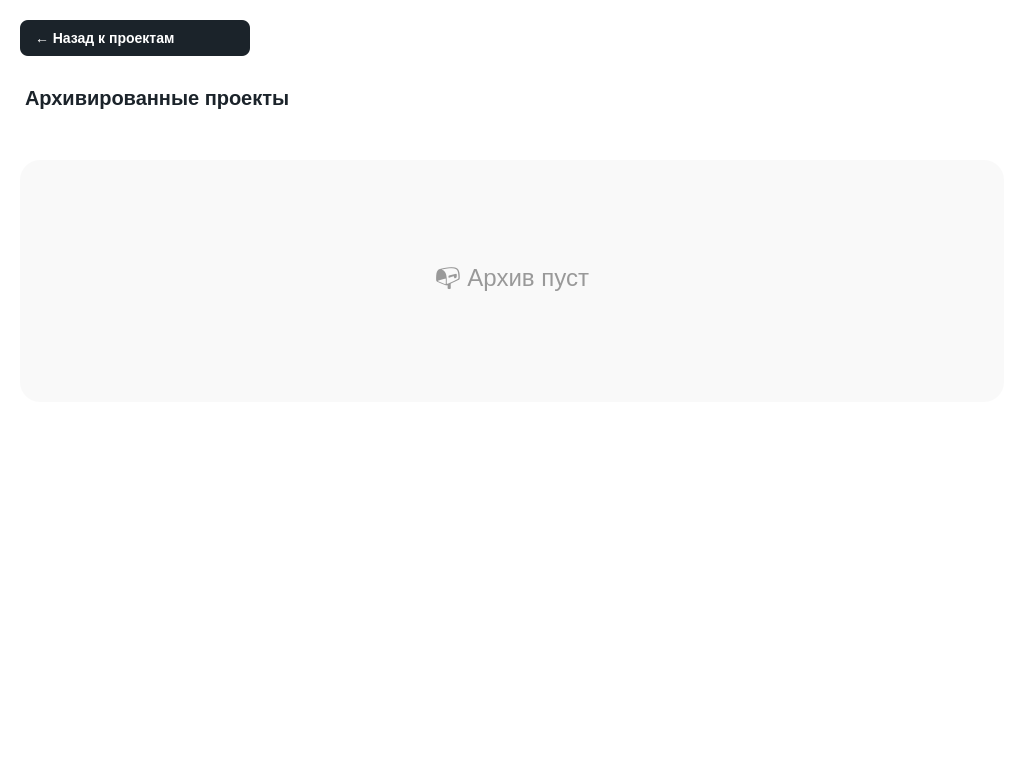
<?xml version="1.0" encoding="UTF-8"?>
<ui version="4.0">
 <class>archivePage</class>
 <widget class="QWidget" name="archivePage">
  <property name="geometry">
   <rect>
    <x>0</x>
    <y>0</y>
    <width>1024</width>
    <height>768</height>
   </rect>
  </property>
  <property name="windowTitle">
   <string>Archive Page</string>
  </property>
  <property name="styleSheet">
   <string notr="true">background-color: white;</string>
  </property>
  <layout class="QVBoxLayout" name="main_layout">
   <property name="leftMargin">
    <number>20</number>
   </property>
   <property name="topMargin">
    <number>20</number>
   </property>
   <property name="rightMargin">
    <number>20</number>
   </property>
   <property name="bottomMargin">
    <number>20</number>
   </property>
   <property name="spacing">
    <number>15</number>
   </property>
   <item>
    <widget class="QPushButton" name="back_button">
     <property name="text">
      <string>← Назад к проектам</string>
     </property>
     <property name="styleSheet">
      <string notr="true">QPushButton {
    background-color: #1B232A;
    color: white;
    border: none;
    border-radius: 8px;
    padding: 10px 15px;
    font-size: 14px;
    font-weight: bold;
    text-align: left;
    max-width: 200px;
}
QPushButton:hover {
    background-color: #D9D9D6;
    color: black;
}</string>
     </property>
    </widget>
   </item>
   <item>
    <widget class="QScrollArea" name="scroll_area">
     <property name="frameShape">
      <enum>QFrame::NoFrame</enum>
     </property>
     <property name="widgetResizable">
      <bool>true</bool>
     </property>
     <property name="styleSheet">
      <string notr="true">QScrollArea {
    background-color: transparent;
    border: none;
}
QScrollBar:vertical {
    border: none;
    background: #f0f0f0;
    width: 10px;
    border-radius: 5px;
}
QScrollBar::handle:vertical {
    background: #ccab6e;
    border-radius: 5px;
    min-height: 20px;
}
QScrollBar::handle:vertical:hover {
    background: #998664;
}
QScrollBar:horizontal {
    border: none;
    background: #f0f0f0;
    height: 10px;
    border-radius: 5px;
}
QScrollBar::handle:horizontal {
    background: #ccab6e;
    border-radius: 5px;
    min-width: 20px;
}
QScrollBar::handle:horizontal:hover {
    background: #998664;
}</string>
     </property>
     <widget class="QWidget" name="content_container">
      <property name="geometry">
       <rect>
        <x>0</x>
        <y>0</y>
        <width>984</width>
        <height>688</height>
       </rect>
      </property>
      <layout class="QVBoxLayout" name="content_layout">
       <property name="leftMargin">
        <number>0</number>
       </property>
       <property name="topMargin">
        <number>10</number>
       </property>
       <property name="rightMargin">
        <number>0</number>
       </property>
       <property name="bottomMargin">
        <number>10</number>
       </property>
       <property name="spacing">
        <number>15</number>
       </property>
       <item>
        <widget class="QLabel" name="section_title">
         <property name="text">
          <string>Архивированные проекты</string>
         </property>
         <property name="styleSheet">
          <string notr="true">font-size: 20px;
font-weight: bold;
color: #1B232A;
padding: 5px 0;</string>
         </property>
        </widget>
       </item>
       <item>
        <widget class="QWidget" name="projects_widget" native="true">
         <layout class="QGridLayout" name="projects_layout">
          <property name="leftMargin">
           <number>0</number>
          </property>
          <property name="topMargin">
           <number>0</number>
          </property>
          <property name="rightMargin">
           <number>0</number>
          </property>
          <property name="bottomMargin">
           <number>0</number>
          </property>
          <property name="spacing">
           <number>15</number>
          </property>
         </layout>
        </widget>
       </item>
       <item>
        <widget class="QWidget" name="tasks_widget" native="true">
         <property name="visible">
          <bool>false</bool>
         </property>
         <layout class="QGridLayout" name="tasks_layout">
          <property name="leftMargin">
           <number>0</number>
          </property>
          <property name="topMargin">
           <number>0</number>
          </property>
          <property name="rightMargin">
           <number>0</number>
          </property>
          <property name="bottomMargin">
           <number>0</number>
          </property>
          <property name="spacing">
           <number>15</number>
          </property>
         </layout>
        </widget>
       </item>
       <item>
        <widget class="QLabel" name="empty_label">
         <property name="text">
          <string>📭 Архив пуст</string>
         </property>
         <property name="styleSheet">
          <string notr="true">font-size: 24px;
color: #999999;
padding: 100px;
background-color: #f9f9f9;
border-radius: 20px;</string>
         </property>
         <property name="alignment">
          <set>Qt::AlignCenter</set>
         </property>
         <property name="visible">
          <bool>false</bool>
         </property>
        </widget>
       </item>
       <item>
        <spacer name="verticalSpacer">
         <property name="orientation">
          <enum>Qt::Vertical</enum>
         </property>
         <property name="sizeHint" stdset="0">
          <size>
           <width>20</width>
           <height>40</height>
          </size>
         </property>
        </spacer>
       </item>
      </layout>
     </widget>
    </widget>
   </item>
  </layout>
 </widget>
 <resources/>
 <connections/>
</ui>
